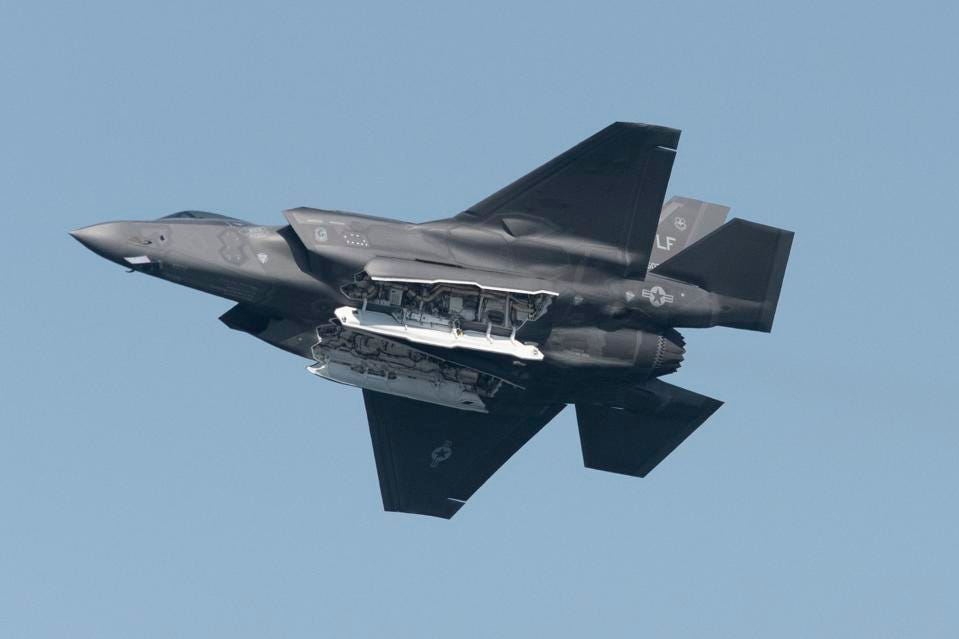
#> input picture org.jpg, 959 x 639 px
$ jupyter execute Untitled.ipynb
#> lines starting #> are read from the running program, lines starting #| are printed output that depends on the picture
[cell 1]
import numpy as np
import cv2
import matplotlib.pyplot as plt
input_image=cv2.imread("org.jpg")
#> input_image is the input picture: shape (639, 959, 3); mean B, G, R 175.5, 153, 126.2
input_image=cv2.cvtColor(input_image,cv2.COLOR_BGR2RGB)
plt.imshow(input_image)
plt.axis('off')
plt.title('Original image')
plt.show()
rows,cols,dim = input_image.shape
#> rows = 639; cols = 959; dim = 3
# Transformation matrix for translation
M = np.float32([[1,0,50],
                [0,1,50],
                [0,0,1]])
translated_image = cv2.warpPerspective(input_image, M ,(cols, rows))
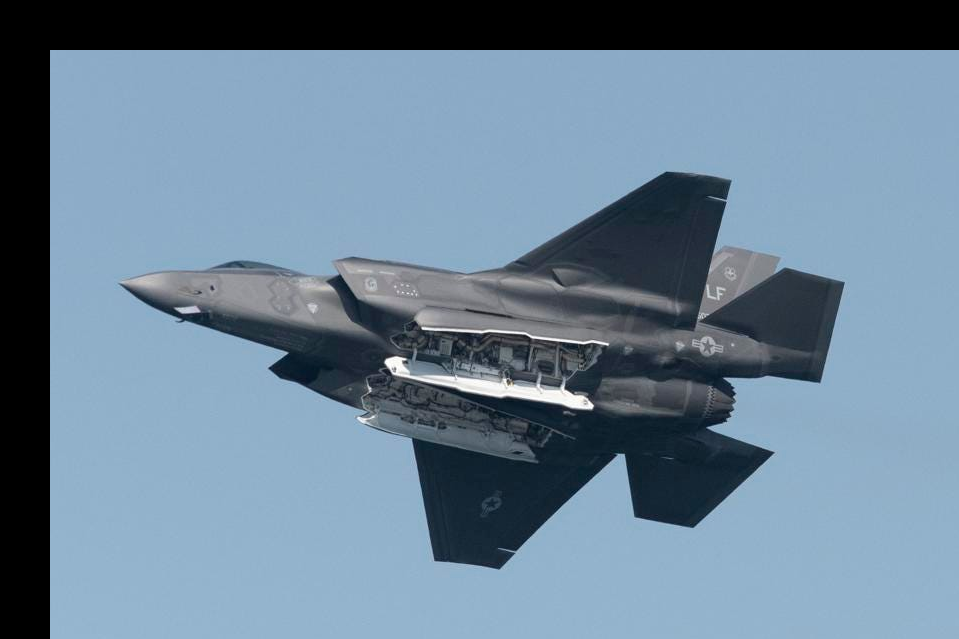
#> translated_image: shape (639, 959, 3); mean R, G, B 107.7, 130.6, 149.9
plt.axis('off')
plt.title('Translated image')
plt.imshow(translated_image)
plt.show()

[cell 2]
import numpy as np
import cv2
import matplotlib.pyplot as plt
input_image=cv2.imread("org.jpg")
input_image=cv2.cvtColor(input_image,cv2.COLOR_BGR2RGB)
plt.imshow(input_image)
plt.axis('off')
plt.title('Original image')
plt.show()
rows,cols,dim = input_image.shape
#Transformation matrix for scaling
M = np.float32([[1.5,0,0],
               [0, 1.8,0],
               [0, 0, 1]])
scaled_image=cv2.warpPerspective(input_image, M,(cols*2, rows*2))
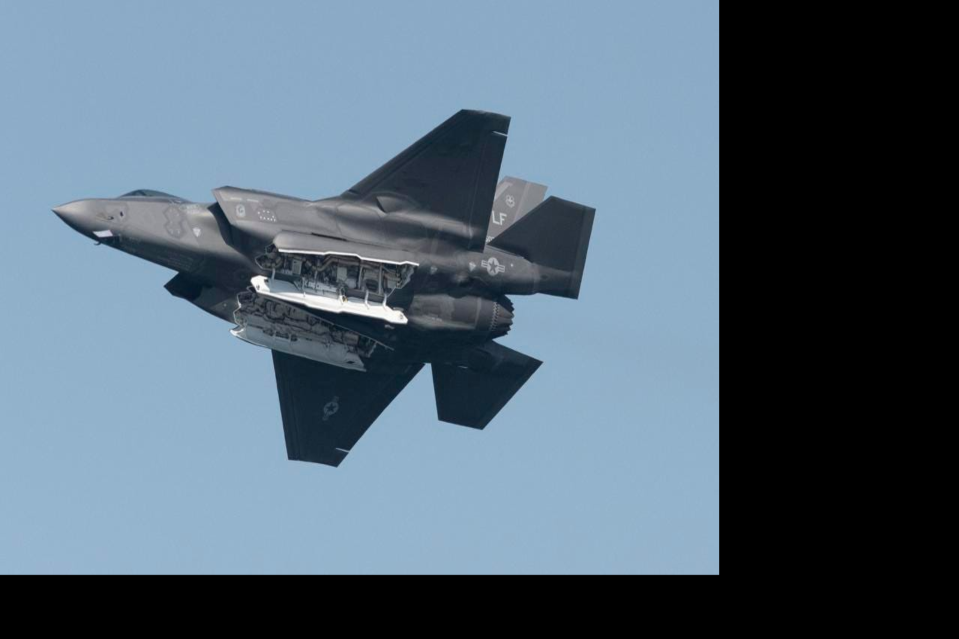
#> scaled_image: shape (1278, 1918, 3) (shown at 1/2 size); mean R, G, B 85.1, 103.2, 118.4
plt.axis('off')
plt.title('Scaled image')
plt.imshow(scaled_image)
plt.show()

[cell 3]
import numpy as np
import cv2
import matplotlib.pyplot as plt
input_image=cv2.imread("org.jpg")
input_image=cv2.cvtColor(input_image,cv2.COLOR_BGR2RGB)
plt.imshow(input_image)
plt.axis('off')
plt.title('Original image')
plt.show()
rows,cols,dim = input_image.shape
# transformation matrix for shearing
# shearing applied to x-axis
M_x = np.float32([[1,0.5,0],
                 [0,1,0],
                 [0,0,1]])

#shearing applied to y-axis
M_y = np.float32([[1,0,0],
                 [0.5,1,0],
                 [0,0,1]])
sheared_image_xaxis = cv2.warpPerspective(input_image, M_x ,(int(cols*1.5),int(rows*1.5)))
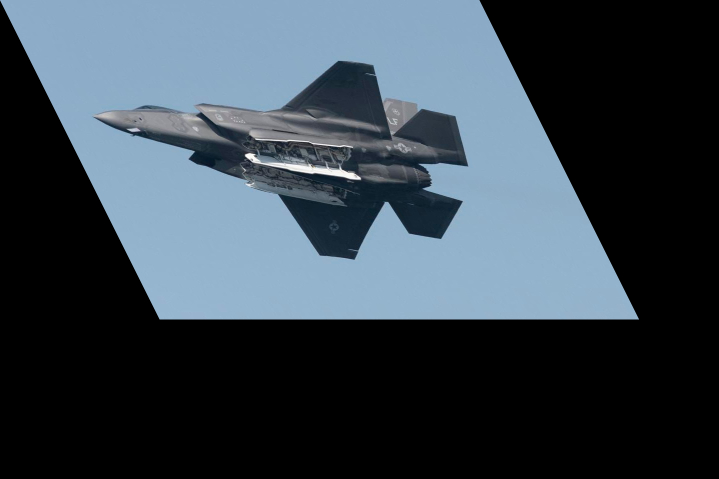
#> sheared_image_xaxis: shape (958, 1438, 3) (shown at 1/2 size); mean R, G, B 56.1, 68.1, 78.1
sheared_image_yaxis = cv2.warpPerspective(input_image, M_y ,(int(cols*1.5),int(rows*1.5)))
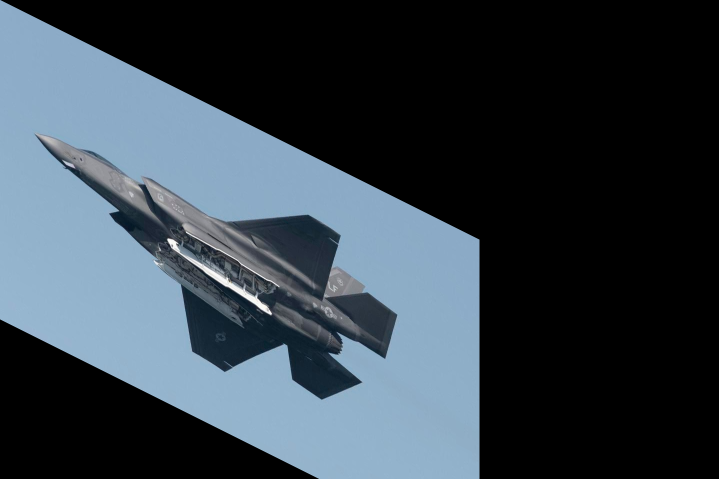
#> sheared_image_yaxis: shape (958, 1438, 3) (shown at 1/2 size); mean R, G, B 53.4, 64.8, 74.3
plt.imshow(sheared_image_xaxis)
plt.title('shearing at x-axis')
plt.show()
plt.imshow(sheared_image_yaxis)
plt.title('shearing at y-axis')
plt.show()

[cell 4]
import numpy as np
import cv2
import matplotlib.pyplot as plt
input_image=cv2.imread("org.jpg")
input_image=cv2.cvtColor(input_image,cv2.COLOR_BGR2RGB)
plt.imshow(input_image)
plt.axis('off')
plt.title('Original image')
plt.show()
rows,cols,dim = input_image.shape
# transformation matrix for reflection
# reflection applied to x-axis
M_x = np.float32([[1,0,0],
                 [0,-1,rows],
                 [0,0, 1]])
#> M_x = [[1, 0, 0], [0, -1, 639], [0, 0, 1]]

# reflection applied to y-axis
M_y = np.float32([[-1,0,cols],
                 [0, 1,0],
                 [0,0, 1]])
#> M_y = [[-1, 0, 959], [0, 1, 0], [0, 0, 1]]
reflected_image_xaxis = cv2.warpPerspective(input_image, M_x ,(int(cols),int(rows)))
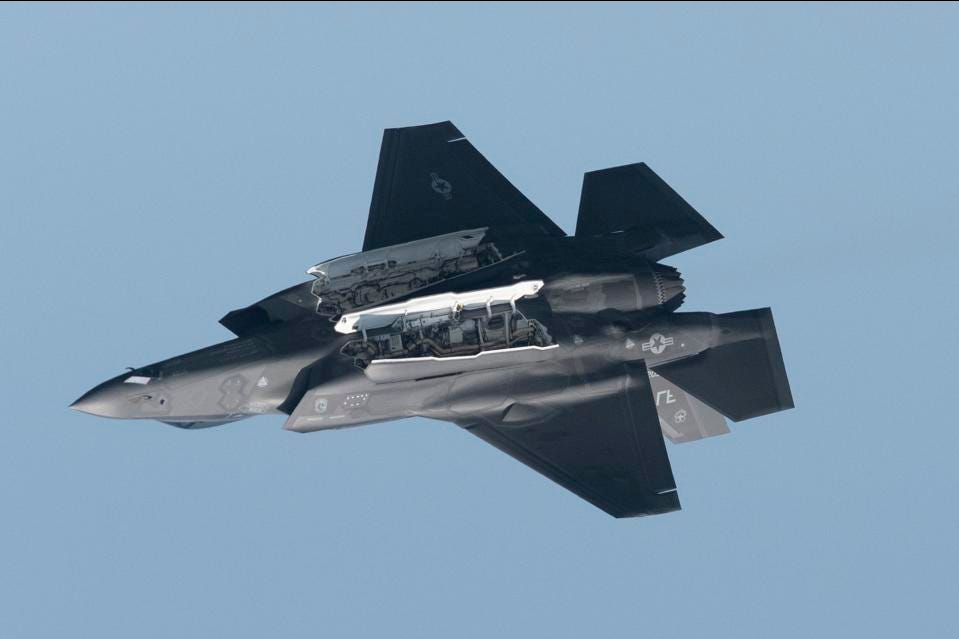
#> reflected_image_xaxis: shape (639, 959, 3); mean R, G, B 126, 152.8, 175.1
reflected_image_yaxis = cv2.warpPerspective(input_image, M_y ,(int(cols),int(rows)))
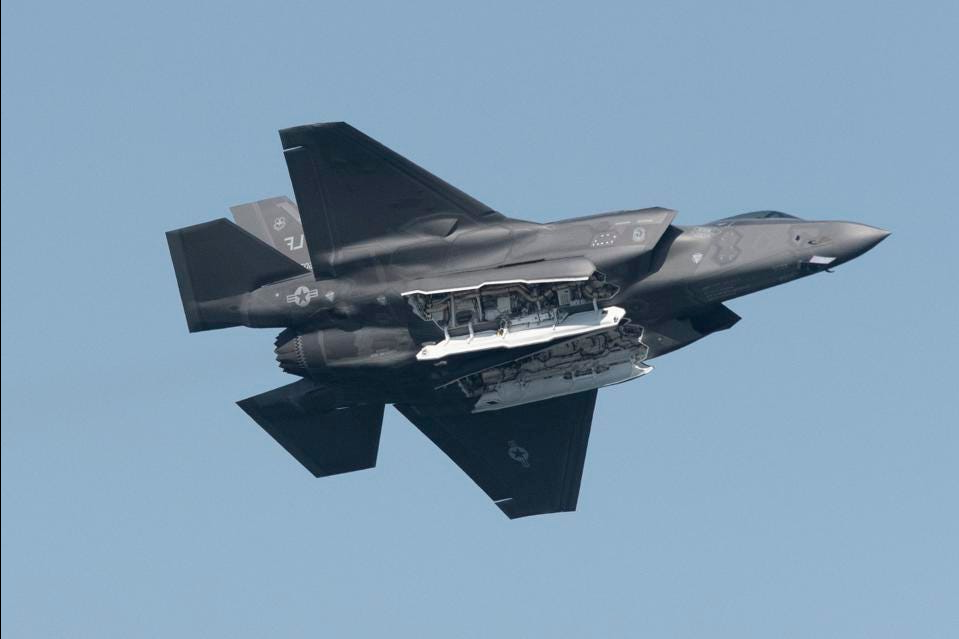
#> reflected_image_yaxis: shape (639, 959, 3); mean R, G, B 126, 152.9, 175.2
plt.imshow(reflected_image_xaxis)
plt.title('reflected at x-axis')
plt.axis('off')
plt.show()
plt.imshow(reflected_image_yaxis)
plt.axis('off')
plt.title('reflected at y-axis')
plt.show()

[cell 5]
import numpy as np
import cv2
import matplotlib.pyplot as plt
input_image=cv2.imread("org.jpg")
input_image=cv2.cvtColor(input_image,cv2.COLOR_BGR2RGB)
plt.imshow(input_image)
plt.axis('off')
plt.title('Original image')
plt.show()
rows,cols,dim = input_image.shape
# angle from degree to radian
angle = np.radians(10)
# transformation matrix for rotation
M = np.float32([[np.cos(angle), -(np.sin(angle)), 0],
               [np.sin(angle), np.cos(angle),     0],
               [0            ,    0          ,1    ]])
rotated_image = cv2.warpPerspective(input_image, M , (int(cols),int(rows)))
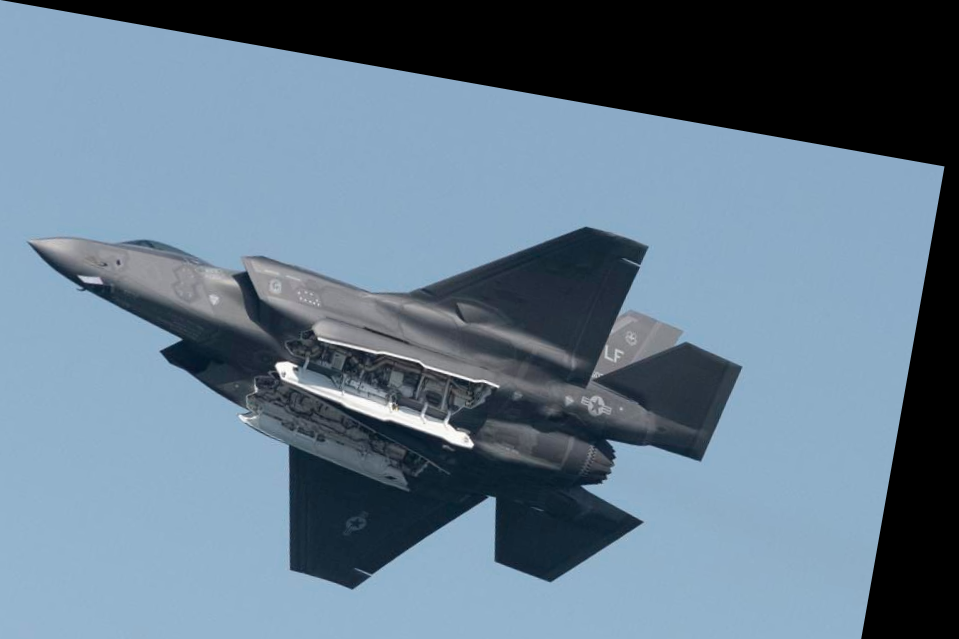
#> rotated_image: shape (639, 959, 3); mean R, G, B 100.3, 121.7, 139.7
plt.imshow(rotated_image)
plt.title('Rotated image')
plt.axis('off')
plt.show()

[cell 6]
crop_image = input_image[100:300, 100:300]
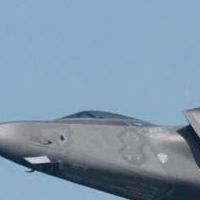
#> crop_image: shape (200, 200, 3); mean R, G, B 127.8, 150.8, 171.4
plt.axis('off')
plt.title('Cropped image')
plt.imshow(crop_image)
plt.show()

$ run again, with 01.png saved as org.jpg
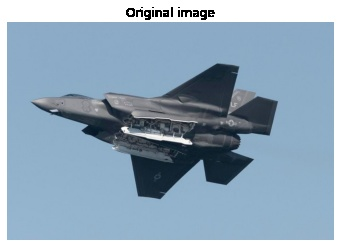
#> input picture 01.png, 340 x 247 px
#> input_image is the input picture: shape (247, 340, 3); mean B, G, R 185.7, 166.7, 143.9
#> `rotated_image = cv2.warpPerspective(input_image, M , (int(cols),int(ro..`:
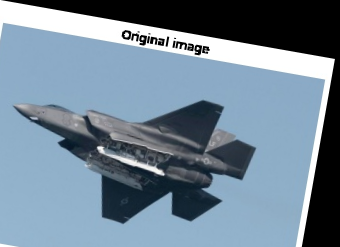
#> rotated_image: shape (247, 340, 3); mean R, G, B 113.7, 132.7, 148.7
#> `crop_image = input_image[100:300, 100:300]`:
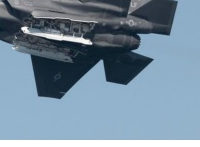
#> crop_image: shape (147, 200, 3); mean R, G, B 117.1, 138.9, 156.6

$ run again, with 02.png saved as org.jpg
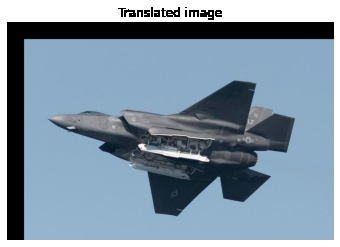
#> input picture 02.png, 340 x 247 px
#> input_image is the input picture: shape (247, 340, 3); mean B, G, R 163.9, 147.6, 128.1
#> `rotated_image = cv2.warpPerspective(input_image, M , (int(cols),int(ro..`:
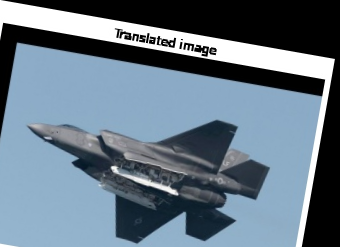
#> rotated_image: shape (247, 340, 3); mean R, G, B 102.4, 119, 133.1
#> `crop_image = input_image[100:300, 100:300]`:
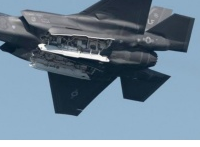
#> crop_image: shape (147, 200, 3); mean R, G, B 111.2, 131.2, 147.9
